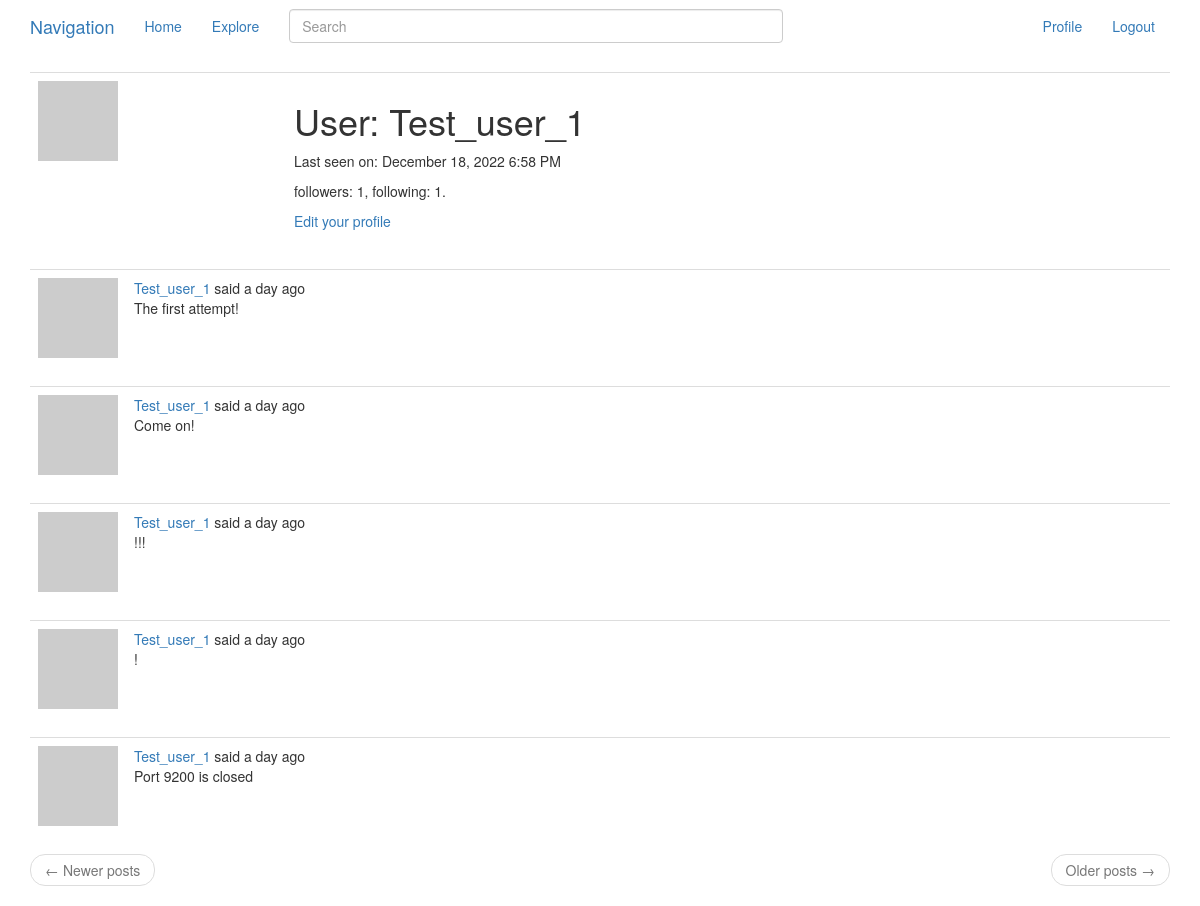
Page /user/Test_user_1 (signed in) on the earlier database version.
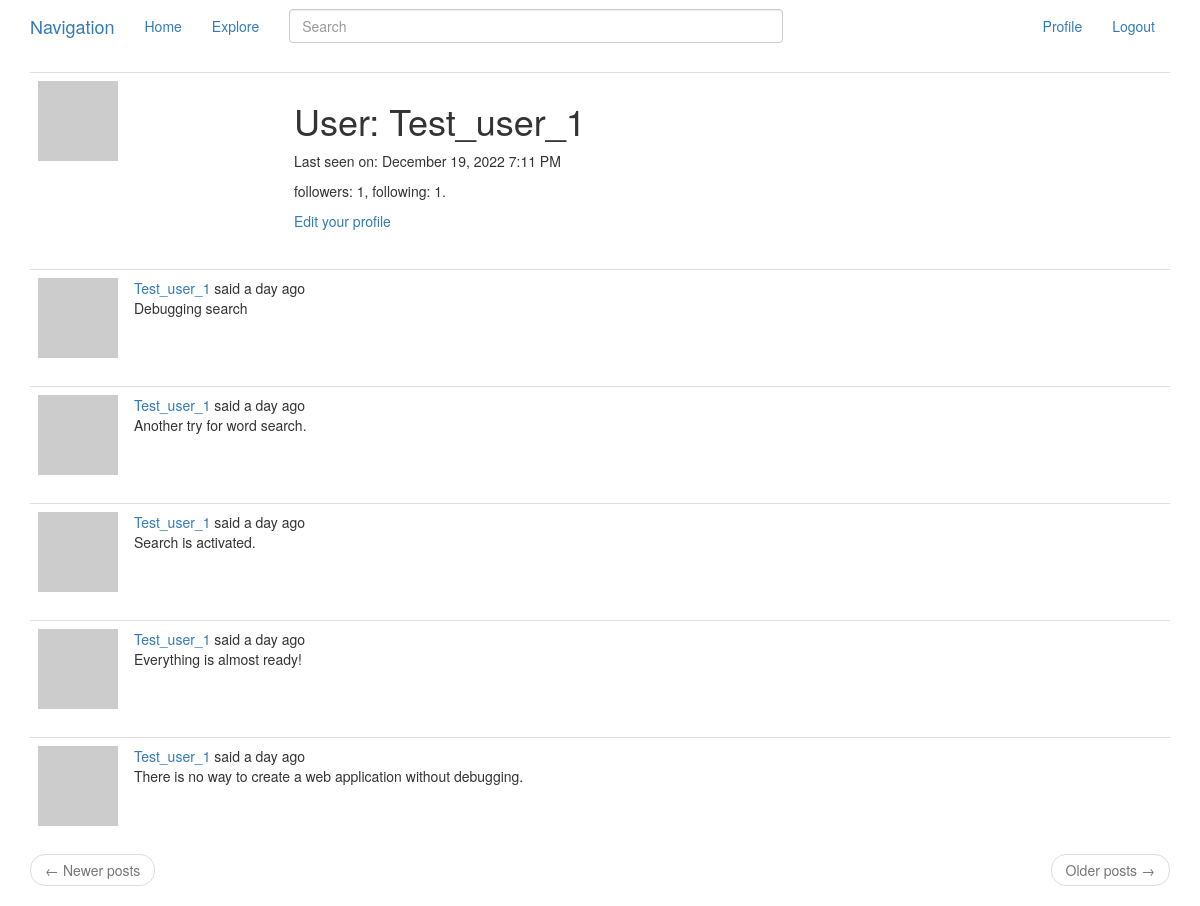
Same page on the later database version.
### app/models.py (models this page shows, shortened)
class User(UserMixin, db.Model):
    id = db.Column(db.Integer, primary_key = True)
    username = db.Column(db.String(64), index = True, unique = True)
    email = db.Column(db.String(120), index = True, unique = True)
    password_hash = db.Column(db.String(128))
    posts = db.relationship('Post', backref = 'author', lazy = 'dynamic')
    about_me = db.Column(db.String(140))
    last_seen = db.Column(db.DateTime, default = datetime.utcnow)
    followed = db.relationship('User',
                               secondary = followers,
                               primaryjoin = (followers.c.follower_id == id),
                               secondaryjoin = (followers.c.followed_id == id),
                               backref = db.backref('followers', lazy = 'dynamic'),
                               lazy = 'dynamic')
    def avatar(self, size):
        digest = md5(self.email.lower().encode('utf-8')).hexdigest()
        return 'https://www.gravatar.com/avatar/{}?d=robohash&s={}'.format(digest, size)

class SearchableMixin(object):
    @classmethod
    def before_commit(cls, session):
        session._changes = {
            'add': list(session.new),
            'update': list(session.dirty),
            'delete': list(session.deleted)
        }
    @classmethod
    def after_commit(cls, session):
        for obj in session._changes['add']:
            if isinstance(obj, SearchableMixin):
                add_to_index(obj.__tablename__, obj)
        for obj in session._changes['update']:
            if isinstance(obj, SearchableMixin):
                add_to_index(obj.__tablename__, obj)
        for obj in session._changes['delete']:
            if isinstance(obj, SearchableMixin):
                remove_from_index(obj.__tablename__, obj)
        session._changes = None

class Post(SearchableMixin, db.Model):
    __searchable__ = ['body']
    id = db.Column(db.Integer, primary_key = True)
    body = db.Column(db.String(500))
    timestamp = db.Column(db.DateTime, index = True, default = datetime.utcnow)
    user_id = db.Column(db.Integer, db.ForeignKey('user.id'))
    language = db.Column(db.String(8))

### app/routes.py (the view)
@app.route('/user/<username>')
@login_required
def user(username):
    user = User.query.filter_by(username = username).first_or_404()
    page = request.args.get('page', 1, type = int)
    posts = user.posts.order_by(Post.timestamp.desc())\
        .paginate(page = page, per_page = app.config['POSTS_PER_PAGE'], error_out = False)
    next_page = url_for('user', username = user.username, page = posts.next_num) \
        if posts.has_next else None
    prev_page = url_for('user', username = user.username, page = posts.prev_num) \
        if posts.has_prev else None
    form = EmptyForm()
    return render_template('user.html', user = user, posts = posts.items,
                           next_page = next_page, prev_page = prev_page, form = form)

### app/forms.py
class SearchForm(FlaskForm):
    q = StringField(_babel('Search'), validators = [DataRequired()])
    def __init__(self, *args, **kwargs):
        if 'formdata' not in kwargs:
            kwargs['formdata'] = request.args
        if 'csrf_enabled' not in kwargs:
            kwargs['csrf_enabled'] = False
        super(SearchForm, self).__init__(*args, **kwargs)

class EmptyForm(FlaskForm):
    submit = SubmitField('Submit')

### app/models.py (called while the page is built)
@login.user_loader
def load_user(id):
    return User.query.get(int(id))

### app/routes.py (called while the page is built)
@app.before_request
def before_request():
    if current_user.is_authenticated:
        current_user.last_seen = datetime.utcnow()
        db.session.commit()
        g.search_form = SearchForm()
    g.locale = str(get_locale())

### app/templates/user.html (shortened to what this page needs)
{% extends "_layout.html" %}
{% block app_content %}
    <table class="table table-hover">
        <tr>
            <td width="256px">
                <img src="{{ user.avatar(256) }}">
            </td>
            <td>
                <h1>{{ _('User') }}: {{ user.username }}</h1>
                {% if user.last_seen %}
                <p>{{ _('Last seen on') }}: {{ moment(user.last_seen).format('LLL') }}</p>
                {% endif %}
                <p>
                    {{ _('followers') }}: {{ user.followers.count() }}, {{ _('following') }}: {{ user.followed.count() }}.
                </p>
                {% if user == current_user %}
                <p>
                    <a href="{{ url_for('edit_profile') }}">{{ _('Edit your profile') }}</a>
                </p>
                {% elif not current_user.is_following(user) %}
                <form action="{{ url_for('follow', username = user.username) }}" method="post">
                    {{ form.hidden_tag() }}
                    {{ form.submit(value = _('Follow'), class_ = 'btn btn-default') }}
                </form>
                {% else %}
                <form action="{{ url_for('unfollow', username = user.username) }}" method="post">
                    {{ form.hidden_tag() }}
                    {{ form.submit(value = _('Unfollow'), class_ = 'btn btn-default') }}
                </form>
                {% endif %}
            </td>
        </tr>
    </table>
    {% for post in posts %}
        {% include '_post.html' %}
    {% endfor %}
    <nav aria-label="...">
        <ul class="pager">
            <li class="previous{% if not prev_url %} disabled{% endif %}">
                <a href="{{ prev_url or '#' }}">
                    <span aria-hidden="true">&larr;</span> {{ _('Newer posts') }}
                </a>
            </li>
            <li class="next{% if not next_url %} disabled{% endif %}">
                <a href="{{ next_url or '#' }}">
                    {{ _('Older posts') }} <span aria-hidden="true">&rarr;</span>
                </a>
            </li>
        </ul>
    </nav>
{% endblock %}

### app/templates/_post.html (shortened to what this page needs)
<table class="table table-hover">
    <tr>
        <td width="70px">
            <a href="{{ url_for('user', username = post.author.username) }}">
                <img src="{{ post.author.avatar(70) }}" />
            </a>
        </td>
        <td>
            {{ _('%(username)s said %(when)s', username = link_of_user, when = moment(post.timestamp).fromNow()) }}
            <br>
            <span id="post{{ post.id }}">
                {{ post.body }}
            </span>
        </td>
    </tr>
</table>

Differences in the rows shown:
removed Post: body "The first attempt!"
removed Post: body "Come on!"
removed Post: body "!!!"
removed Post: body "!"
removed Post: body "Port 9200 is closed"
changed User "Test_user_1": last_seen "December 18, 2022 6:58 PM" → "December 19, 2022 7:11 PM"
now on this page (row edited): Post: body "Debugging search"
now on this page (row unchanged): Post: body "Another try for word search."
now on this page (row edited): Post: body "Search is activated."
now on this page (row unchanged): Post: body "Everything is almost ready!"
now on this page (row unchanged): Post: body "There is no way to create a web application without debugging."
